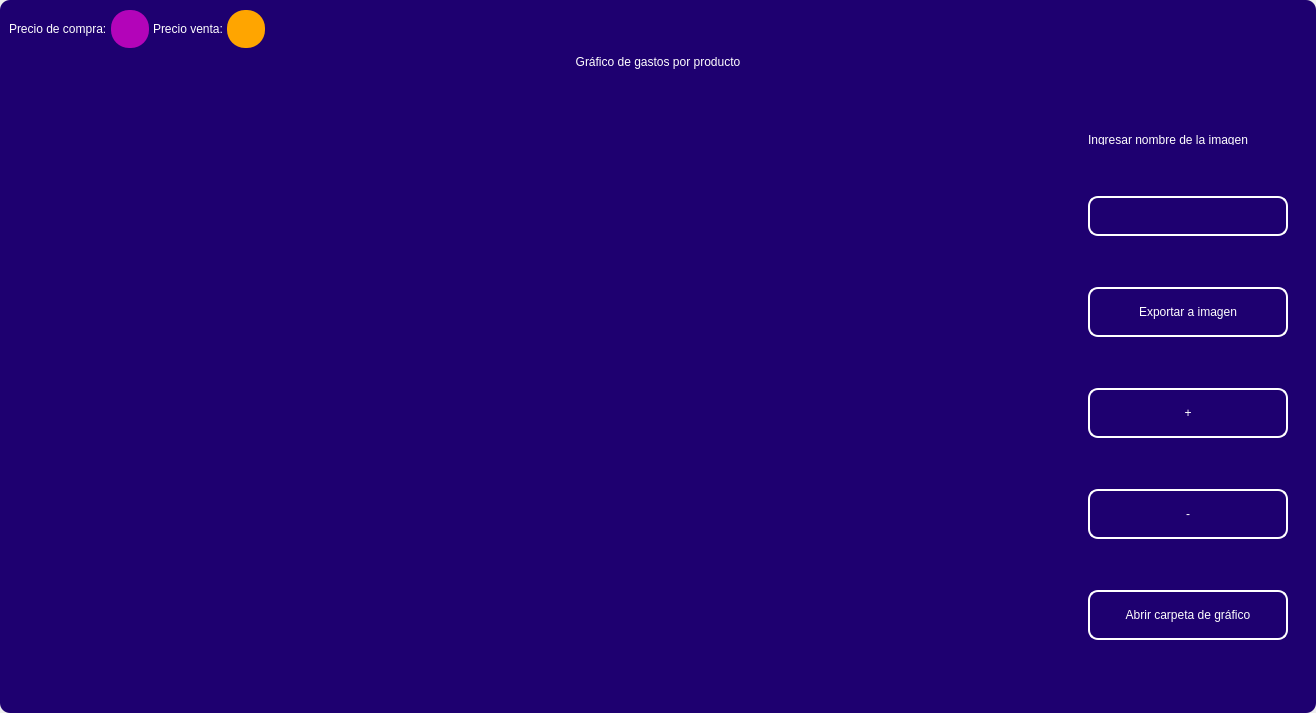
<?xml version="1.0" encoding="UTF-8"?>
<ui version="4.0">
 <class>MainWindow</class>
 <widget class="QMainWindow" name="MainWindow">
  <property name="geometry">
   <rect>
    <x>0</x>
    <y>0</y>
    <width>1316</width>
    <height>713</height>
   </rect>
  </property>
  <property name="windowTitle">
   <string>MainWindow</string>
  </property>
  <property name="styleSheet">
   <string notr="true"/>
  </property>
  <widget class="QWidget" name="centralwidget">
   <property name="styleSheet">
    <string notr="true"/>
   </property>
   <layout class="QVBoxLayout" name="verticalLayout">
    <property name="spacing">
     <number>0</number>
    </property>
    <property name="leftMargin">
     <number>0</number>
    </property>
    <property name="topMargin">
     <number>0</number>
    </property>
    <property name="rightMargin">
     <number>0</number>
    </property>
    <property name="bottomMargin">
     <number>0</number>
    </property>
    <item>
     <widget class="QFrame" name="frame">
      <property name="enabled">
       <bool>true</bool>
      </property>
      <property name="styleSheet">
       <string notr="true">
QFrame {
border-radius:10px;
background-color:#1E0070;
 }
</string>
      </property>
      <property name="frameShape">
       <enum>QFrame::StyledPanel</enum>
      </property>
      <property name="frameShadow">
       <enum>QFrame::Raised</enum>
      </property>
      <layout class="QVBoxLayout" name="verticalLayout_2">
       <item>
        <widget class="QFrame" name="frame_superior">
         <property name="minimumSize">
          <size>
           <width>0</width>
           <height>40</height>
          </size>
         </property>
         <property name="maximumSize">
          <size>
           <width>16777215</width>
           <height>40</height>
          </size>
         </property>
         <property name="styleSheet">
          <string notr="true">QPushButton{
border-radius:18px;
}

QPushButton:hover{
	background-color: rgb(0, 0, 0);
}
</string>
         </property>
         <property name="frameShape">
          <enum>QFrame::StyledPanel</enum>
         </property>
         <property name="frameShadow">
          <enum>QFrame::Raised</enum>
         </property>
         <layout class="QHBoxLayout" name="horizontalLayout_3">
          <property name="spacing">
           <number>4</number>
          </property>
          <property name="leftMargin">
           <number>0</number>
          </property>
          <property name="topMargin">
           <number>0</number>
          </property>
          <property name="rightMargin">
           <number>0</number>
          </property>
          <property name="bottomMargin">
           <number>0</number>
          </property>
          <item>
           <widget class="QLabel" name="label_3">
            <property name="styleSheet">
             <string notr="true">color: rgb(255, 255, 255);
font: 15pt &quot;MS Shell Dlg 2&quot;;</string>
            </property>
            <property name="text">
             <string>Precio de compra:</string>
            </property>
           </widget>
          </item>
          <item>
           <widget class="QPushButton" name="btn_exit_2">
            <property name="minimumSize">
             <size>
              <width>38</width>
              <height>38</height>
             </size>
            </property>
            <property name="maximumSize">
             <size>
              <width>38</width>
              <height>38</height>
             </size>
            </property>
            <property name="cursor">
             <cursorShape>ArrowCursor</cursorShape>
            </property>
            <property name="styleSheet">
             <string notr="true">background-color: #b304b9;</string>
            </property>
            <property name="text">
             <string/>
            </property>
            <property name="iconSize">
             <size>
              <width>35</width>
              <height>35</height>
             </size>
            </property>
           </widget>
          </item>
          <item>
           <widget class="QLabel" name="label_4">
            <property name="styleSheet">
             <string notr="true">color: rgb(255, 255, 255);
font: 15pt &quot;MS Shell Dlg 2&quot;;</string>
            </property>
            <property name="text">
             <string>Precio venta:</string>
            </property>
           </widget>
          </item>
          <item>
           <widget class="QPushButton" name="btn_exit_3">
            <property name="minimumSize">
             <size>
              <width>38</width>
              <height>38</height>
             </size>
            </property>
            <property name="maximumSize">
             <size>
              <width>38</width>
              <height>38</height>
             </size>
            </property>
            <property name="cursor">
             <cursorShape>ArrowCursor</cursorShape>
            </property>
            <property name="styleSheet">
             <string notr="true">background-color: #FFA500;</string>
            </property>
            <property name="text">
             <string/>
            </property>
            <property name="iconSize">
             <size>
              <width>35</width>
              <height>35</height>
             </size>
            </property>
           </widget>
          </item>
          <item>
           <spacer name="horizontalSpacer_2">
            <property name="orientation">
             <enum>Qt::Horizontal</enum>
            </property>
            <property name="sizeHint" stdset="0">
             <size>
              <width>443</width>
              <height>20</height>
             </size>
            </property>
           </spacer>
          </item>
          <item>
           <widget class="QPushButton" name="btn_exit">
            <property name="minimumSize">
             <size>
              <width>38</width>
              <height>38</height>
             </size>
            </property>
            <property name="maximumSize">
             <size>
              <width>38</width>
              <height>38</height>
             </size>
            </property>
            <property name="cursor">
             <cursorShape>PointingHandCursor</cursorShape>
            </property>
            <property name="text">
             <string/>
            </property>
            <property name="iconSize">
             <size>
              <width>35</width>
              <height>35</height>
             </size>
            </property>
           </widget>
          </item>
          <item>
           <widget class="QPushButton" name="bt_minimizar">
            <property name="minimumSize">
             <size>
              <width>38</width>
              <height>38</height>
             </size>
            </property>
            <property name="maximumSize">
             <size>
              <width>38</width>
              <height>38</height>
             </size>
            </property>
            <property name="cursor">
             <cursorShape>PointingHandCursor</cursorShape>
            </property>
            <property name="text">
             <string/>
            </property>
            <property name="icon">
             <iconset>
              <normaloff>image/minus.svg</normaloff>image/minus.svg</iconset>
            </property>
            <property name="iconSize">
             <size>
              <width>38</width>
              <height>38</height>
             </size>
            </property>
           </widget>
          </item>
          <item>
           <widget class="QPushButton" name="bt_maximizar">
            <property name="minimumSize">
             <size>
              <width>38</width>
              <height>38</height>
             </size>
            </property>
            <property name="maximumSize">
             <size>
              <width>38</width>
              <height>38</height>
             </size>
            </property>
            <property name="cursor">
             <cursorShape>PointingHandCursor</cursorShape>
            </property>
            <property name="text">
             <string/>
            </property>
            <property name="icon">
             <iconset>
              <normaloff>image/chevron-up.svg</normaloff>image/chevron-up.svg</iconset>
            </property>
            <property name="iconSize">
             <size>
              <width>38</width>
              <height>38</height>
             </size>
            </property>
           </widget>
          </item>
          <item>
           <widget class="QPushButton" name="bt_restaurar">
            <property name="minimumSize">
             <size>
              <width>38</width>
              <height>38</height>
             </size>
            </property>
            <property name="maximumSize">
             <size>
              <width>38</width>
              <height>38</height>
             </size>
            </property>
            <property name="cursor">
             <cursorShape>PointingHandCursor</cursorShape>
            </property>
            <property name="text">
             <string/>
            </property>
            <property name="icon">
             <iconset>
              <normaloff>image/chevron-down.svg</normaloff>image/chevron-down.svg</iconset>
            </property>
            <property name="iconSize">
             <size>
              <width>38</width>
              <height>38</height>
             </size>
            </property>
           </widget>
          </item>
          <item>
           <widget class="QPushButton" name="bt_cerrar">
            <property name="minimumSize">
             <size>
              <width>38</width>
              <height>38</height>
             </size>
            </property>
            <property name="maximumSize">
             <size>
              <width>38</width>
              <height>38</height>
             </size>
            </property>
            <property name="cursor">
             <cursorShape>PointingHandCursor</cursorShape>
            </property>
            <property name="text">
             <string/>
            </property>
            <property name="icon">
             <iconset>
              <normaloff>image/x.svg</normaloff>image/x.svg</iconset>
            </property>
            <property name="iconSize">
             <size>
              <width>38</width>
              <height>38</height>
             </size>
            </property>
           </widget>
          </item>
         </layout>
        </widget>
       </item>
       <item>
        <widget class="QLabel" name="label">
         <property name="styleSheet">
          <string notr="true">font: 30pt &quot;MS Shell Dlg 2&quot;;
color: rgb(255, 255, 255);</string>
         </property>
         <property name="text">
          <string>Gráfico de gastos por producto</string>
         </property>
         <property name="alignment">
          <set>Qt::AlignCenter</set>
         </property>
        </widget>
       </item>
       <item>
        <widget class="QFrame" name="frame_3">
         <property name="minimumSize">
          <size>
           <width>0</width>
           <height>0</height>
          </size>
         </property>
         <property name="frameShape">
          <enum>QFrame::StyledPanel</enum>
         </property>
         <property name="frameShadow">
          <enum>QFrame::Raised</enum>
         </property>
         <layout class="QHBoxLayout" name="horizontalLayout_4">
          <property name="leftMargin">
           <number>9</number>
          </property>
          <property name="topMargin">
           <number>9</number>
          </property>
          <property name="rightMargin">
           <number>9</number>
          </property>
          <item>
           <widget class="QGraphicsView" name="graphics_view">
            <property name="dragMode">
             <enum>QGraphicsView::NoDrag</enum>
            </property>
            <property name="transformationAnchor">
             <enum>QGraphicsView::NoAnchor</enum>
            </property>
           </widget>
          </item>
          <item>
           <layout class="QVBoxLayout" name="verticalLayout_4">
            <property name="spacing">
             <number>10</number>
            </property>
            <property name="sizeConstraint">
             <enum>QLayout::SetDefaultConstraint</enum>
            </property>
            <property name="leftMargin">
             <number>10</number>
            </property>
            <property name="topMargin">
             <number>10</number>
            </property>
            <property name="rightMargin">
             <number>10</number>
            </property>
            <property name="bottomMargin">
             <number>10</number>
            </property>
            <item>
             <widget class="QLabel" name="label_2">
              <property name="minimumSize">
               <size>
                <width>10</width>
                <height>10</height>
               </size>
              </property>
              <property name="maximumSize">
               <size>
                <width>500</width>
                <height>10</height>
               </size>
              </property>
              <property name="styleSheet">
               <string notr="true">color: rgb(255, 255, 255);
font: 10pt &quot;MS Shell Dlg 2&quot;;</string>
              </property>
              <property name="text">
               <string>Ingresar nombre de la imagen</string>
              </property>
             </widget>
            </item>
            <item>
             <widget class="QLineEdit" name="name_imagetxt">
              <property name="sizePolicy">
               <sizepolicy hsizetype="Fixed" vsizetype="Fixed">
                <horstretch>0</horstretch>
                <verstretch>0</verstretch>
               </sizepolicy>
              </property>
              <property name="minimumSize">
               <size>
                <width>200</width>
                <height>35</height>
               </size>
              </property>
              <property name="maximumSize">
               <size>
                <width>150</width>
                <height>40</height>
               </size>
              </property>
              <property name="styleSheet">
               <string notr="true">QLabel {
	color: rgb(255, 255, 254);
	font: 12pt &quot;Arial&quot;;
	background-color: rgba(0, 0, 0,0);
}

QTextEdit{
background-color: rgba(0, 0, 0,0);
border-radius:10px; 
font: 12pt &quot;Arial&quot;;
color: rgb(255, 255, 254);
border: 2px solid  rgb(255, 255, 255);

}

QTextEdit:hover{
background-color: rgba(0, 0, 0,0);
border-radius:10px; 
font: 12pt &quot;Arial&quot;;
border: 2px solid  rgb(120, 0, 171);
}

QTextEdit:focus{
background-color: rgb(0, 0, 0);
border-radius:10px; 
font: 12pt &quot;Arial&quot;;
border: 2px solid rgb(120, 0, 171);
}

QLineEdit{
background-color: rgba(0, 0, 0,0);
border-radius:10px; 
font: 12pt &quot;Arial&quot;;
color: rgb(255, 255, 254);
border: 2px solid  rgb(255, 255, 255);

}

QLineEdit:hover{
background-color: rgba(0, 0, 0,0);
border-radius:10px; 
font: 12pt &quot;Arial&quot;;
border: 2px solid  rgb(120, 0, 171);
}

QLineEdit:focus{
background-color: rgb(0, 0, 0);
border-radius:10px; 
font: 12pt &quot;Arial&quot;;
border: 2px solid rgb(120, 0, 171);
}

QCheckBox{
	font: 12pt &quot;Arial&quot;;
	color: rgb(255, 255, 255);
}

QCheckBox::indicator {
    width: 18px;
    height:18px;
}

QCheckBox::indicator:unchecked {
   background-image: url(image/square.svg);
}

QCheckBox::indicator:checked {
   background-image: url(image/check-square.svg);
}

QPushButton{
border-radius:10px; 
font: 12pt &quot;Arial&quot;;
color: rgb(255, 255, 254);
border: 2px solid #ffffff;
}

QPushButton:hover{
border-radius:10px; 
font: 12pt &quot;Arial&quot;;
color: rgb(255, 255, 255);
border: 2px solid rgb(120, 0, 171);
	background-color: rgb(120, 0, 171);
}
</string>
              </property>
              <property name="alignment">
               <set>Qt::AlignLeading|Qt::AlignLeft|Qt::AlignVCenter</set>
              </property>
             </widget>
            </item>
            <item>
             <widget class="QPushButton" name="btn_export_image">
              <property name="minimumSize">
               <size>
                <width>50</width>
                <height>40</height>
               </size>
              </property>
              <property name="maximumSize">
               <size>
                <width>300</width>
                <height>50</height>
               </size>
              </property>
              <property name="cursor">
               <cursorShape>PointingHandCursor</cursorShape>
              </property>
              <property name="styleSheet">
               <string notr="true">QPushButton{
border-radius:10px; 
font: 12pt &quot;Arial&quot;;
color: rgb(255, 255, 254);
border: 2px solid #ffffff;
}

QPushButton:hover{
border-radius:10px; 
font: 12pt &quot;Arial&quot;;
color: rgb(255, 255, 255);
border: 2px solid rgb(120, 0, 171);
	background-color: rgb(120, 0, 171);
}</string>
              </property>
              <property name="text">
               <string>Exportar a imagen</string>
              </property>
              <property name="iconSize">
               <size>
                <width>35</width>
                <height>35</height>
               </size>
              </property>
             </widget>
            </item>
            <item>
             <widget class="QPushButton" name="zoom_in_button">
              <property name="minimumSize">
               <size>
                <width>0</width>
                <height>40</height>
               </size>
              </property>
              <property name="maximumSize">
               <size>
                <width>300</width>
                <height>50</height>
               </size>
              </property>
              <property name="cursor">
               <cursorShape>PointingHandCursor</cursorShape>
              </property>
              <property name="styleSheet">
               <string notr="true">QPushButton{
border-radius:10px; 
font: 20pt &quot;Arial&quot;;
color: rgb(255, 255, 254);
border: 2px solid #ffffff;
}

QPushButton:hover{
border-radius:10px; 
font: 12pt &quot;Arial&quot;;
color: rgb(255, 255, 255);
border: 2px solid rgb(120, 0, 171);
	background-color: rgb(120, 0, 171);
}</string>
              </property>
              <property name="text">
               <string>+</string>
              </property>
              <property name="iconSize">
               <size>
                <width>35</width>
                <height>35</height>
               </size>
              </property>
             </widget>
            </item>
            <item>
             <widget class="QPushButton" name="zoom_out_button">
              <property name="minimumSize">
               <size>
                <width>0</width>
                <height>40</height>
               </size>
              </property>
              <property name="maximumSize">
               <size>
                <width>300</width>
                <height>50</height>
               </size>
              </property>
              <property name="cursor">
               <cursorShape>PointingHandCursor</cursorShape>
              </property>
              <property name="styleSheet">
               <string notr="true">QPushButton{
border-radius:10px; 
font: 20pt &quot;Arial&quot;;
color: rgb(255, 255, 254);
border: 2px solid #ffffff;
}

QPushButton:hover{
border-radius:10px; 
font: 12pt &quot;Arial&quot;;
color: rgb(255, 255, 255);
border: 2px solid rgb(120, 0, 171);
	background-color: rgb(120, 0, 171);
}</string>
              </property>
              <property name="text">
               <string>-</string>
              </property>
              <property name="iconSize">
               <size>
                <width>35</width>
                <height>35</height>
               </size>
              </property>
             </widget>
            </item>
            <item>
             <widget class="QPushButton" name="open_explore_file">
              <property name="minimumSize">
               <size>
                <width>0</width>
                <height>40</height>
               </size>
              </property>
              <property name="maximumSize">
               <size>
                <width>300</width>
                <height>50</height>
               </size>
              </property>
              <property name="cursor">
               <cursorShape>PointingHandCursor</cursorShape>
              </property>
              <property name="styleSheet">
               <string notr="true">QPushButton{
border-radius:10px; 
font: 12pt &quot;Arial&quot;;
color: rgb(255, 255, 254);
border: 2px solid #ffffff;
}

QPushButton:hover{
border-radius:10px; 
font: 12pt &quot;Arial&quot;;
color: rgb(255, 255, 255);
border: 2px solid rgb(120, 0, 171);
	background-color: rgb(120, 0, 171);
}</string>
              </property>
              <property name="text">
               <string>Abrir carpeta de gráfico</string>
              </property>
              <property name="iconSize">
               <size>
                <width>35</width>
                <height>35</height>
               </size>
              </property>
             </widget>
            </item>
           </layout>
          </item>
         </layout>
        </widget>
       </item>
      </layout>
     </widget>
    </item>
   </layout>
  </widget>
 </widget>
 <resources/>
 <connections/>
</ui>
